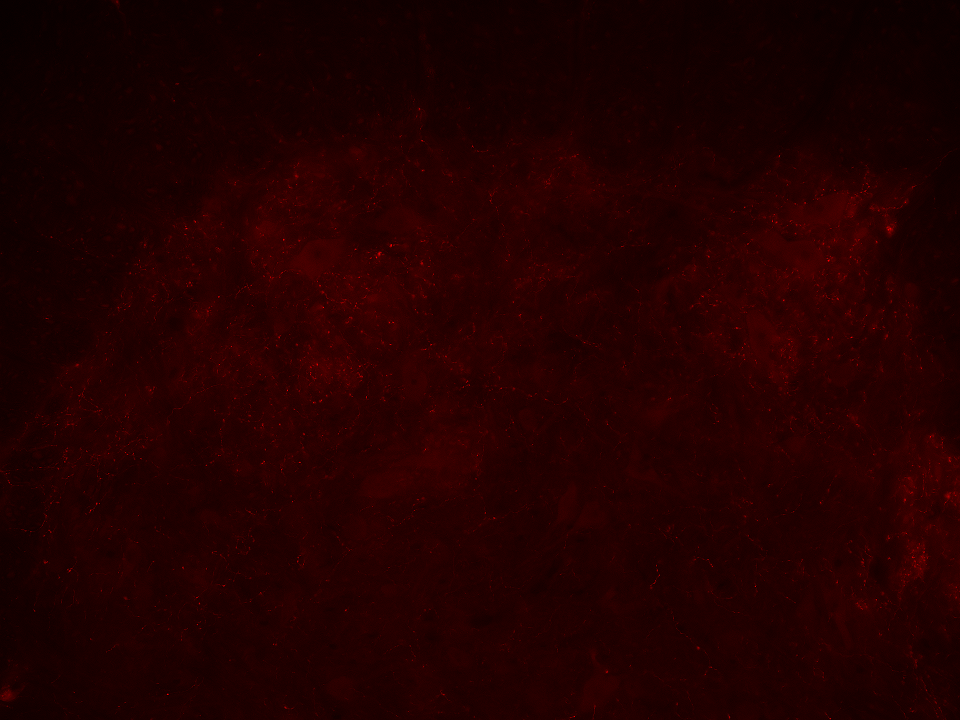
#> input picture images_5HT/dAIH_20x_Nosectioning_1_CH2.tif, 960 x 720 px; its folder holds 4 pictures in this run
$ python Training_Gen_V3.py   (older library calls are emulated)
#> lines starting #> are read from the running program, lines starting #| are printed output that depends on the picture; after the words box and inside, x2 and y2 are one past the last pixel; in counts of white or black regions, pixels touching at a corner belong together
### ThreeD_Recon_V2.py
# -*- coding: utf-8 -*-
"""
Created on Wed Mar 25 14:04:42 2020

@author: jsalm
"""
from __future__ import print_function

import numpy as np

import matplotlib.pyplot as plt
import cv2
# from PIL import Image
from IPython import get_ipython
import os
import csv
from scipy.ndimage import convolve
from skimage.morphology import remove_small_objects,binary_closing
from skimage.measure import label
import pickle


os.getcwd()

plt.rcParams['figure.dpi'] = 100
plt.rcParams['figure.figsize'] = (10,10)
get_ipython().run_line_magic('matplotlib','qt5')

class DataMang:
    def __init__(self,dirname):
        dir_n = os.path.join(os.path.dirname(__file__),dirname)
        self.directory = dir_n
        self.dir_len = len([name for name in os.listdir(dir_n) if os.path.isfile(os.path.join(dir_n,name))])
    'end def'

    # [4 lines left out: function save_obj, not called in this run]
    'end def'

    # [5 lines left out: function load_obj, not called in this run]
    'end def'

    def _load_image(self,rootdir,channel=1):
#> called with channel = 2
        im = np.array(cv2.imread(rootdir)[:,:,channel]/255).astype(np.float32)
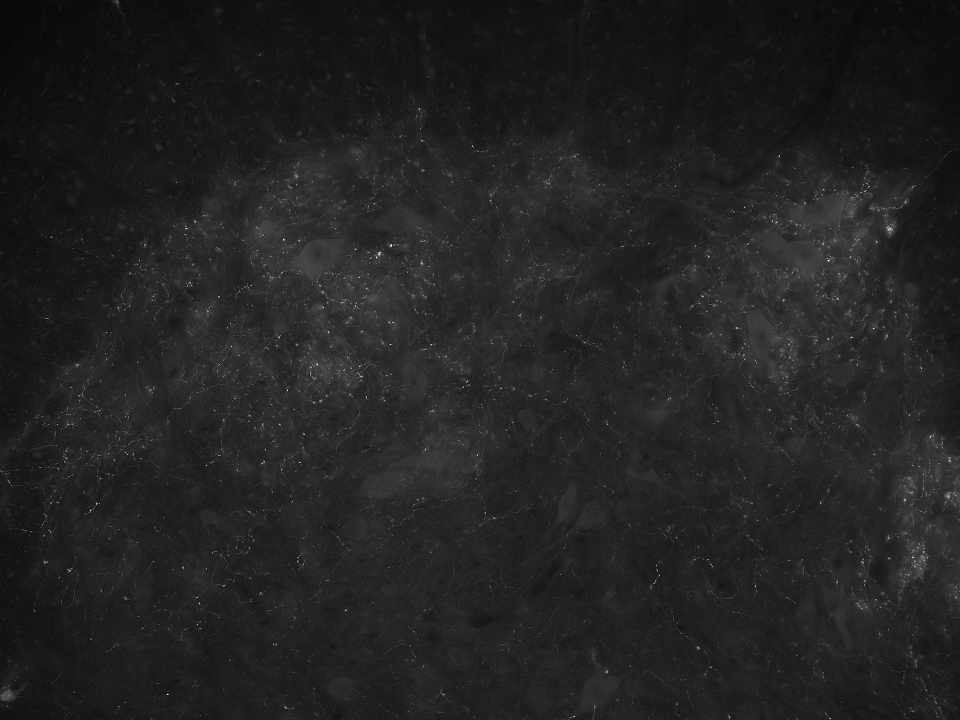
#> im: shape (720, 960) float32; min 0.0157, max 1, mean 0.135
        im[im==0] = "nan"
        im[im==1] = np.nanmin(im)
#> im: shape (720, 960) float32; under 0.01% of pixels changed, all inside (x1, y1, x2, y2) = (167, 260, 829, 695)
        im[np.isnan(im)] = np.nanmin(im)
        return im

    def open_dir(self,channel,im_list):
        """
        This is a chunky directory manager.

        Parameters
        ----------
        *args : int or list of int


        Yields
        ------
        im : TYPE
            DESCRIPTION.
        nW : TYPE
            DESCRIPTION.
        nH : TYPE
            DESCRIPTION.

        """
        count = 1
        for root, dirs, files in os.walk(self.directory):
            for f in files:
                if isinstance(im_list,list):
                    if count in im_list:
                        impath = os.path.join(root,f)
                        im = self._load_image(impath,channel)
                        nW,nH = im.shape
                        yield (im,nW,nH)
                    'end if'
                count += 1
                'end if'
            'end for'
        'end for'
    'end def'
'end class'

class Direction:
    def  __init__(self,image,boolimage):
        self.image = image
        self.boolimage = boolimage
    'end def'

    # [24 lines left out: function _create_circle, not called in this run]
    'end def'

    # [99 lines left out: functions get_index_in_array, get_xy_in_array, get_angle_frm_cntr, _boundary_satisfier, get_angle, not called in this run]
    'end def'
'end class'

class Gen_Training(Direction):
    # [6 lines left out: function __init__, not called in this run]
    'end def'


    # [34 lines left out: function _range_cont, not called in this run]
    'end def'

    # [30 lines left out: function _contours, not called in this run]
    'end def'

    # [16 lines left out: function _remove_other, not called in this run]
    'end def'

    # [42 lines left out: function back_process, not called in this run]
    'end def'

    # [49 lines left out: functions check_overlap, get_backdom, find_canal, not called in this run]
    'end def'

    # [8 lines left out: function load_points, not called in this run]
    'end def'

    # [11 lines left out: function gen_training_img, not called in this run]
    'end def'

'end class'

class Aff_Trans(Gen_Training):

    modes = ["Identity","Scaling","Rotation","Translation","Horizontal Shear","Vertical Shear"]
    identity = np.array([[1,0,0],[0,1,0],[0,0,1]])

    # [4 lines left out: function __init__, not called in this run]
    'end def'

    def _scaling(cx,cy):
        matrix = np.array([[cx,0,0],[0,cy,0],[0,0,1]])
        return matrix

    # [75 lines left out: functions _rotation, _translation, _horiz_shear, _verti_shear, affine_trans, not called in this run]
    'end def'
    # [4 lines left out: function perc_match, not called in this run]
    'end def'

    def match_match(self,nimage):
        pass
    'end def'
'end class'

# [2 lines that do not run on import are left out]
'end if'

### Training_Gen_V3.py
# -*- coding: utf-8 -*-
"""
Created on Mon Apr 13 15:04:48 2020

@author: jsalm
"""

# import the necessary packages
import argparse
import cv2
import os
import csv
import numpy as np
# initialize the list of reference points and boolean indicating
# whether cropping is being performed or not
import ThreeD_Recon_V2

refPt = []

cropping = False

# [18 lines left out: function click_and_crop, not called in this run]
'end def'

# [11 lines left out: function mark_positive_line, not called in this run]
'end def'

class PanAndZoomState(object):
    """ Tracks the currently-shown rectangle of the image.
    Does the math to adjust this rectangle to pan and zoom."""
    MIN_SHAPE = np.array([50,50])
    def __init__(self, imShape, parentWindow):
        self.ul = np.array([0,0]) #upper left of the zoomed rectangle (expressed as y,x)
        self.imShape = np.array(imShape[0:2])
        self.shape = self.imShape #current dimensions of rectangle
        self.parentWindow = parentWindow
    # [20 lines left out: functions zoom, _fixBoundsAndDraw, not called in this run]
    def setYAbsoluteOffset(self,yPixel):
        self.ul[0] = min(max(0,yPixel), self.imShape[0]-self.shape[0])
        self._fixBoundsAndDraw()
    def setXAbsoluteOffset(self,xPixel):
        self.ul[1] = min(max(0,xPixel), self.imShape[1]-self.shape[1])
        self._fixBoundsAndDraw()
    # [8 lines left out: functions setYFractionOffset, setXFractionOffset, not called in this run]
'end class'

class PanZoomWindow(object):
    """ Controls an OpenCV window. Registers a mouse listener so that:
        1. right-dragging up/down zooms in/out
        2. right-clicking re-centers
        3. trackbars scroll vertically and horizontally
        4. pressing and dragging left button appends points to form trace
    You can open multiple windows at once if you specify different window names.
    You can pass in an onLeftClickFunction, and when the user left-clicks, this
    will call onLeftClickFunction(y,x), with y,x in original image coordinates."""
    def __init__(self, img,key = -1, windowName = 'PanZoomWindow', onLeftClickFunction = None):
        self.WINDOW_NAME = windowName
        self.H_TRACKBAR_NAME = 'x'
        self.V_TRACKBAR_NAME = 'y'
        self.img = img
        self.onLeftClickFunction = onLeftClickFunction
        self.TRACKBAR_TICKS = 1000
        self.panAndZoomState = PanAndZoomState(img.shape, self)
        self.lButtonDownLoc = None
        self.mButtonDownLoc = None
        self.rButtonDownLoc = None
        self.tool_feature = "l"
        self.incMode = True
        self.a = None
        self.b = None
        self.points = [[]]
        self.points_display = [[]]
        self.poly_counter = -1
        cv2.namedWindow(self.WINDOW_NAME, cv2.WINDOW_NORMAL)
        self.redrawImage()
        cv2.setMouseCallback(self.WINDOW_NAME, self.onMouse)
        cv2.createTrackbar(self.H_TRACKBAR_NAME, self.WINDOW_NAME, 0, self.TRACKBAR_TICKS, self.onHTrackbarMove)
        cv2.createTrackbar(self.V_TRACKBAR_NAME, self.WINDOW_NAME, 0, self.TRACKBAR_TICKS, self.onVTrackbarMove)
    # [80 lines left out: function onMouse, not called in this run]
        #you can handle other mouse click events here
    def menuChange(self):
        if cv2.waitKey(0) == ord('m'):
            print("""
                  2 tools: polyline or polyfill
                  press 't' to change tool
                  press 'c' to change mode
                  press 'q' to quit
                  press 'r' to reset line
                  """)
            print("press 't' to change from "+str(self.tool_feature))
            if cv2.waitKey(0) == ord('t'):
                if self.tool_feature == "l":
                    self.tool_feature = "f"
                elif self.tool_feature == "f":
                    self.tool_feature = "l"
            if cv2.waitKey(0) == ord('c'):
                if self.incMode:
                    self.incMode = False
                else:
                    self.incMode = True
                return 0
            if cv2.waitKey(0) == ord('r'):
                del self.points[poly_counter]
                del self.points_display[poly_counter]
                self.poly_counter -= 1
                self.points.append([])
                self.points_display([])

        else:
            return 0
    'end def'
    def onVTrackbarMove(self,tickPosition):
        self.panAndZoomState.setYFractionOffset(float(tickPosition)/self.TRACKBAR_TICKS)
    def onHTrackbarMove(self,tickPosition):
        self.panAndZoomState.setXFractionOffset(float(tickPosition)/self.TRACKBAR_TICKS)
    def redrawImage(self):
        pzs = self.panAndZoomState
        cv2.imshow(self.WINDOW_NAME, self.img[int(pzs.ul[0]):int(pzs.ul[0]+pzs.shape[0]), int(pzs.ul[1]):int(pzs.ul[1]+pzs.shape[1])])
    def export_point_data(self,im_num,save_file):
        os.chdir(os.path.join(os.path.dirname(__file__),save_file))
        with open('point_data_'+str(im_num)+'.csv','w',newline='') as csvfile:
            pointwrite = csv.writer(csvfile, delimiter=',')
            for point in self.points:
                #weird bug here where when we are exporting there are some points being appended that are singular
                #need to look into this
                pointwrite.writerow(point)
            'end for'
        'end with'
    'end def'
    def predict_rest(self,save=True):
        pass
    'end def'
'end class'

# [6 lines left out: function string_to_point, not called in this run]

def import_point_data(im_num,save_file):
    # os.chdir(r"C:\Users\jsalm\Documents\Python Scripts\3DRecon\saved_training")
    os.chdir(os.path.join(os.path.dirname(__file__),save_file))
    pointlist = []
    count =  0
    with open('point_data_'+str(im_num)+'.csv','r',newline='') as csvfile:
        pointread = csv.reader(csvfile, delimiter=',')
        for line in pointread:
            pointlist.append([])
            for point in line:
                if point == 'l':
                    pointlist[count].append('l')
                elif point == 'f':
                    pointlist[count].append('f')
                elif point == 'True':
                    pointlist[count].append(True)
                elif point == 'False':
                    pointlist[count].append(False)
                else:
                    pointlist[count].append(string_to_point(point))
            'end for'
            count += 1
        'end for'
    'end with'
    pointlist = pointlist[:-1]
    return pointlist
'end def'

def reconstruct_train(im_num,nW,nH,save_file):
    bitimage = np.zeros((nW,nH)).astype(np.float32)
    pointlist = import_point_data(im_num,save_file)
    for i in range(0,len(pointlist)):
        line = np.array(pointlist[i][2:]).reshape((-1,1,2))
        if pointlist[i][1] == 'l':

            if pointlist[i][0]:
                cv2.polylines(bitimage,[line],False,[1,1,1],1)
            else:
                cv2.polylines(bitimage,[line],False,[0,0,0],1)
        elif pointlist[i][1] == 'f':
            if pointlist[i][0]:
                cv2.fillPoly(bitimage,[line],[1,1,1])
            else:
                cv2.fillPoly(bitimage,[line],[1,1,1])
    'end for'
    return bitimage == 1
'end def'

def main(image,im_num):
    window = PanZoomWindow(image,"image")
    key = -1
    print("press 'm' for Menu")
    # keep looping until the 'q' key is pressed
    while key != ord('q') and key != 27 and cv2.getWindowProperty(window.WINDOW_NAME,0) >=0:
        cv2.waitKey(1)
        window.menuChange()
    'end while'
    # close all open windows
    cv2.destroyAllWindows()
    window.export_point_data(im_num,"train_71420")
    return 0
'end def'


if __name__ == "__main__":
    foldername = "images_5HT"
    im_dir = ThreeD_Recon_V2.DataMang(foldername)
    im_list = [i for i in range(0,im_dir.dir_len)]
    count = 0
    for gen in im_dir.open_dir(2,im_list):
        image,nW,nH = gen
#> nW = 720; nH = 960
        print("1")
        main(image,im_list[count])
#> (key q is pressed here)
        image = reconstruct_train(0,nW,nH,"train_71420")
#> after the loop in reconstruct_train, `for i in range(0,len(pointlist)):`: bitimage: shape (720, 960) float32; every value is 0
#> image: shape (720, 960) bool; every value is 0
        count += 1
        break
    'end for'
"end if"

#6/29/2020: fillPoly() works, storage works, reconstruction works, just could use some user friendliness
